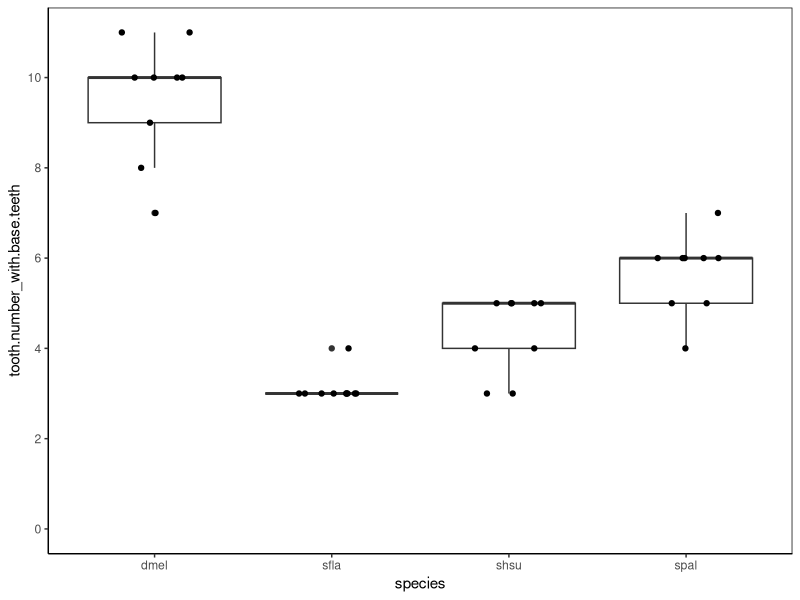

Generate this figure with R: (Note: this script raises an error after producing the figure.)


library(ggplot2)
library(tidyverse)
library(dbplyr)

getwd()

setwd("/Users/jessicaaguilar/Desktop/Temporary.data.folder")


data <- read.csv('Herbivory.paper_toothcounting2022.02.01.csv')

toothnumber_plot <- ggplot(data = data) +
  theme_classic() +
  geom_boxplot(aes(x= species, y= tooth.number_with.base.teeth)) +
  theme(panel.border = element_rect(linetype = "solid", fill = NA)) +
  ylab("tooth.number_with.base.teeth") +
  xlab("species") +
  scale_y_continuous(limits = c(0, 11), breaks=seq(0,13,2)) +
  geom_point(aes(x= species, y= tooth.number_with.base.teeth), position = position_jitter(w = 0.2, h = 0))

toothnumber_plot.plot

toothnumber.aov <- aov(tooth.number_with.base.teeth ~ species, data = data)
summary(toothnumber.aov)
TukeyHSD(toothnumber.aov)
